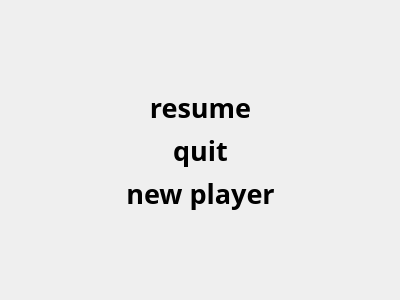
<?xml version="1.0" encoding="UTF-8"?>
<ui version="4.0">
 <class>Form</class>
 <widget class="QWidget" name="Form">
  <property name="geometry">
   <rect>
    <x>0</x>
    <y>0</y>
    <width>400</width>
    <height>300</height>
   </rect>
  </property>
  <property name="windowTitle">
   <string>Form</string>
  </property>
  <widget class="QWidget" name="verticalLayoutWidget">
   <property name="geometry">
    <rect>
     <x>0</x>
     <y>0</y>
     <width>401</width>
     <height>301</height>
    </rect>
   </property>
   <layout class="QVBoxLayout" name="verticalLayout">
    <item>
     <spacer name="verticalSpacer">
      <property name="orientation">
       <enum>Qt::Vertical</enum>
      </property>
      <property name="sizeHint" stdset="0">
       <size>
        <width>20</width>
        <height>40</height>
       </size>
      </property>
     </spacer>
    </item>
    <item>
     <widget class="QLabel" name="lblresume">
      <property name="font">
       <font>
        <family>Agency FB</family>
        <pointsize>20</pointsize>
        <weight>75</weight>
        <bold>true</bold>
       </font>
      </property>
      <property name="text">
       <string>resume</string>
      </property>
      <property name="alignment">
       <set>Qt::AlignCenter</set>
      </property>
     </widget>
    </item>
    <item>
     <widget class="QLabel" name="lblquit">
      <property name="font">
       <font>
        <family>Agency FB</family>
        <pointsize>20</pointsize>
        <weight>75</weight>
        <bold>true</bold>
       </font>
      </property>
      <property name="text">
       <string>quit</string>
      </property>
      <property name="alignment">
       <set>Qt::AlignCenter</set>
      </property>
     </widget>
    </item>
    <item>
     <widget class="QLabel" name="lblnew">
      <property name="font">
       <font>
        <family>Agency FB</family>
        <pointsize>20</pointsize>
        <weight>75</weight>
        <bold>true</bold>
       </font>
      </property>
      <property name="text">
       <string>new player</string>
      </property>
      <property name="alignment">
       <set>Qt::AlignCenter</set>
      </property>
     </widget>
    </item>
    <item>
     <spacer name="verticalSpacer_2">
      <property name="orientation">
       <enum>Qt::Vertical</enum>
      </property>
      <property name="sizeHint" stdset="0">
       <size>
        <width>20</width>
        <height>40</height>
       </size>
      </property>
     </spacer>
    </item>
   </layout>
  </widget>
 </widget>
 <resources/>
 <connections/>
</ui>
